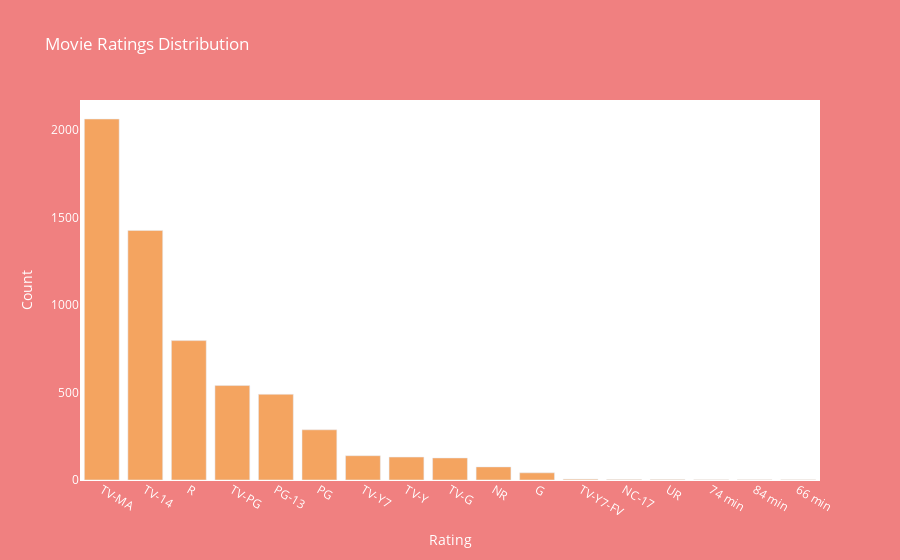

The code cell stored with this chart in its notebook:
### Code cell
rat= list(mv['rating'].value_counts().index)
rat_counts=list(mv['rating'].value_counts().values)
# Plotly bar plot
fig1 = go.Figure(data=[go.Bar(
    x=rat,
    y=rat_counts,
    marker_color='sandybrown'
)])

# Set layout
fig1.update_layout(
    title='Movie Ratings Distribution',
    xaxis_title='Rating',
    yaxis_title='Count',
    plot_bgcolor='white',
    paper_bgcolor='lightcoral',
    font=dict(
        color='white'
    )
)

# Display the plot
fig1.show()

### Figure 1 — Plotly figure (JSON) as saved in the notebook; plotly's stock layout.template omitted (floating-point values rounded to 4 significant figures)
{"data": [{"marker": {"color": "sandybrown"}, "type": "bar", "x": ["TV-MA", "TV-14", "R", "TV-PG", "PG-13", "PG", "TV-Y7", "TV-Y", "TV-G", "NR", "G", "TV-Y7-FV", "NC-17", "UR", "74 min", "84 min", "66 min"], "y": [2064, 1427, 797, 540, 490, 287, 139, 131, 126, 75, 41, 5, 3, 3, 1, 1, 1]}], "layout": {"font": {"color": "white"}, "paper_bgcolor": "lightcoral", "plot_bgcolor": "white", "title": {"text": "Movie Ratings Distribution"}, "xaxis": {"title": {"text": "Rating"}}, "yaxis": {"title": {"text": "Count"}}}}
